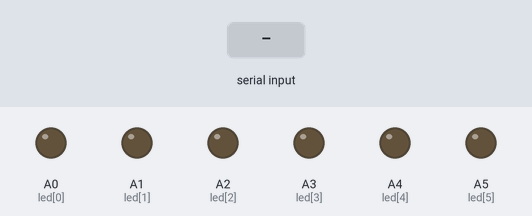
Simulated run of this sketch. Board: Arduino Uno, built with avr-gcc and run on an emulated ATmega328P. Parts: output pins drawn as LEDs (lit = HIGH). Dashed ring = blinking. Inputs (shaded band) come from the test bench. What the sketch prints to the serial monitor is not drawn.

Above: at 1.2 s.
1.3 s: "Good Talk!\n" received over Serial
At 1.46 s:
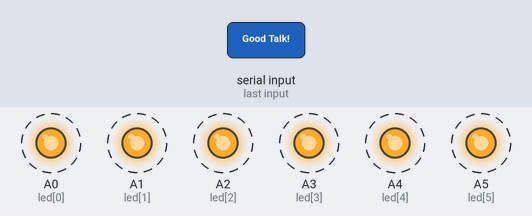
4.3 s: "bay1\n" received over Serial
6.7 s: "bay2\n" received over Serial
At 6.85 s:
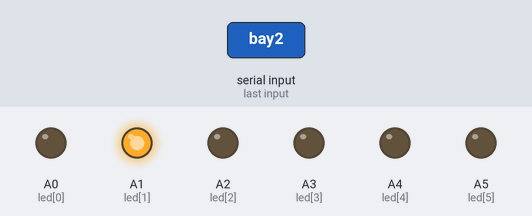
8.5 s: "bay3\n" received over Serial
At 8.65 s:
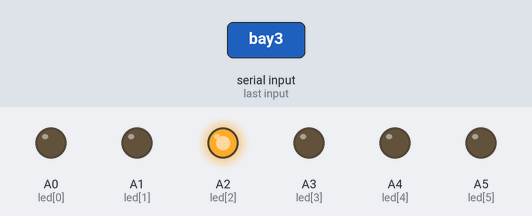
10.3 s: "bay4\n" received over Serial
At 10.45 s:
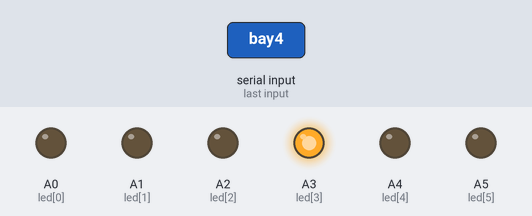
12.1 s: "bay5\n" received over Serial
At 12.25 s:
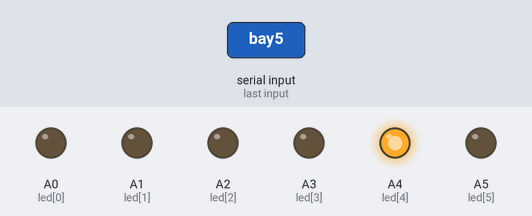
Timing chart, 0 to 14.9 s (numbered marks = the images above; inputs shaded):
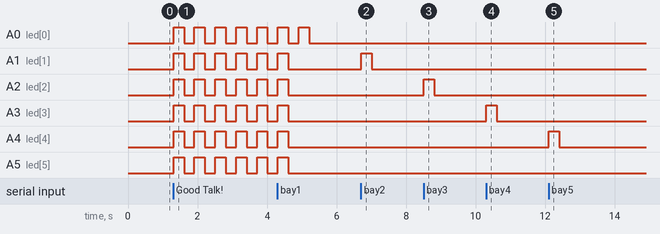

Measured:
- after the input at 1.3 s, A0 (led[0]), A1 (led[1]), A2 (led[2]), A3 (led[3]), A4 (led[4]), A5 (led[5]): alternates HIGH for 0.30 s and LOW for 0.30 s, starting at once
- after the input at 6.7 s, A1 (led[1]): LOW → HIGH at once, → LOW 0.30 s later
- after the input at 8.5 s, A2 (led[2]): LOW → HIGH at once, → LOW 0.30 s later
- after the input at 10.3 s, A3 (led[3]): LOW → HIGH at once, → LOW 0.30 s later
- after the input at 12.1 s, A4 (led[4]): LOW → HIGH at once, → LOW 0.30 s later

The sketch:

arduinoSerialTest.ino
```cpp
int led[6] = {A0, A1, A2, A3, A4, A5};
String incoming;

void setup() {
  Serial.begin(9600);
  for (int i = 0; i < 6; i++){
    pinMode(led[i], OUTPUT);
  }
}

void loop() {
  //Serial.println("Hello from Arduino!");
  //delay(1000);

//  for (int i = 0; i < 6; i++){
//        digitalWrite(led[i], HIGH);
//        delay(500);
//        digitalWrite(led[i], LOW);
//        delay(500);
//  }
//  delay(2000);

//  while(Serial.available()){
//      //Serial.println("sup");
//      //Serial.println("Hello from Arduino!");
//    incoming = Serial.readStringUntil('\n');
//    Serial.print("RPI sent: ");
//    Serial.print(incoming);
//  }
  while(Serial.available()){
    incoming = Serial.readStringUntil('\n');
    if(incoming == "listen"){
      Serial.println("answering");
      for (int j = 0; j < 6; j++){
          digitalWrite(led[j], HIGH);
      }
      delay(300);
      for (int j = 0; j < 6; j++){
        digitalWrite(led[j], LOW);
      }
      delay(300);
      Serial.write(10); //ack connection
    }else if(incoming == "bay1"){
      digitalWrite(led[0], HIGH);
      delay(300);
      digitalWrite(led[0], LOW);
      delay(300);
      Serial.write(1); //ack bay 1
    }else if(incoming == "bay2"){
      digitalWrite(led[1], HIGH);
      delay(300);
      digitalWrite(led[1], LOW);
      delay(300);
      Serial.write(2); //ack bay 2
    }else if(incoming == "bay3"){
      digitalWrite(led[2], HIGH);
      delay(300);
      digitalWrite(led[2], LOW);
      delay(300);
      Serial.write(3); //ack bay 3
    }else if(incoming == "bay4"){
      digitalWrite(led[3], HIGH);
      delay(300);
      digitalWrite(led[3], LOW);
      delay(300);
      Serial.write(4); //ack bay 4
    }else if(incoming == "bay5"){
      digitalWrite(led[4], HIGH);
      delay(300);
      digitalWrite(led[4], LOW);
      delay(300);
      Serial.write(5); //ack bay 5
    }else if(incoming == "bay6"){
      digitalWrite(led[5], HIGH);
      delay(300);
      digitalWrite(led[5], LOW);
      delay(300);
      Serial.write(6); //ack bay 6
    }else if(incoming == "Good Talk!"){
      for (int i = 0; i < 6; i++){
        for (int j = 0; j < 6; j++){
          digitalWrite(led[j], HIGH);
        }
        delay(300);
        for (int j = 0; j < 6; j++){
          digitalWrite(led[j], LOW);
        }
        delay(300);
      }
    }else{
      Serial.write(16);
      for (int j = 0; j < 6; j++){
          digitalWrite(led[j], HIGH);
      }
      delay(300);
      for (int j = 0; j < 6; j++){
        digitalWrite(led[j], LOW);
      }
      delay(300);
    }
  }
  //Serial.println("Nothing coming in");
}
```
